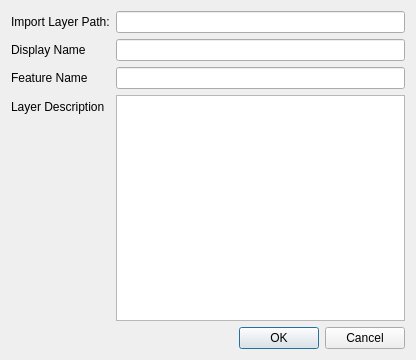
<?xml version="1.0" encoding="UTF-8"?>
<ui version="4.0">
 <class>dlgProjectExtent</class>
 <widget class="QDialog" name="dlgProjectExtent">
  <property name="geometry">
   <rect>
    <x>0</x>
    <y>0</y>
    <width>416</width>
    <height>360</height>
   </rect>
  </property>
  <property name="windowTitle">
   <string>Project Extent</string>
  </property>
  <property name="windowIcon">
   <iconset>
    <normaloff>../../icon.png</normaloff>../../icon.png</iconset>
  </property>
  <layout class="QFormLayout" name="formLayout">
   <item row="0" column="0">
    <widget class="QLabel" name="label_2">
     <property name="text">
      <string>Import Layer Path:</string>
     </property>
    </widget>
   </item>
   <item row="0" column="1">
    <widget class="QLineEdit" name="lineEdit_import_layer_path">
     <property name="readOnly">
      <bool>true</bool>
     </property>
    </widget>
   </item>
   <item row="1" column="0">
    <widget class="QLabel" name="label">
     <property name="text">
      <string>Display Name</string>
     </property>
    </widget>
   </item>
   <item row="1" column="1">
    <widget class="QLineEdit" name="lineEdit_display_name"/>
   </item>
   <item row="2" column="0">
    <widget class="QLabel" name="label_3">
     <property name="text">
      <string>Feature Name</string>
     </property>
    </widget>
   </item>
   <item row="2" column="1">
    <widget class="QLineEdit" name="lineEdit_feature_name">
     <property name="enabled">
      <bool>true</bool>
     </property>
     <property name="autoFillBackground">
      <bool>false</bool>
     </property>
     <property name="readOnly">
      <bool>true</bool>
     </property>
    </widget>
   </item>
   <item row="3" column="0">
    <widget class="QLabel" name="label_5">
     <property name="text">
      <string>Layer Description</string>
     </property>
    </widget>
   </item>
   <item row="3" column="1">
    <widget class="QPlainTextEdit" name="plainTextEdit_layer_description"/>
   </item>
   <item row="4" column="1">
    <widget class="QDialogButtonBox" name="buttonBox">
     <property name="orientation">
      <enum>Qt::Horizontal</enum>
     </property>
     <property name="standardButtons">
      <set>QDialogButtonBox::Cancel|QDialogButtonBox::Ok</set>
     </property>
    </widget>
   </item>
  </layout>
 </widget>
 <resources/>
 <connections>
  <connection>
   <sender>buttonBox</sender>
   <signal>accepted()</signal>
   <receiver>dlgProjectExtent</receiver>
   <slot>accept()</slot>
   <hints>
    <hint type="sourcelabel">
     <x>248</x>
     <y>254</y>
    </hint>
    <hint type="destinationlabel">
     <x>157</x>
     <y>274</y>
    </hint>
   </hints>
  </connection>
  <connection>
   <sender>buttonBox</sender>
   <signal>rejected()</signal>
   <receiver>dlgProjectExtent</receiver>
   <slot>reject()</slot>
   <hints>
    <hint type="sourcelabel">
     <x>316</x>
     <y>260</y>
    </hint>
    <hint type="destinationlabel">
     <x>286</x>
     <y>274</y>
    </hint>
   </hints>
  </connection>
 </connections>
</ui>
